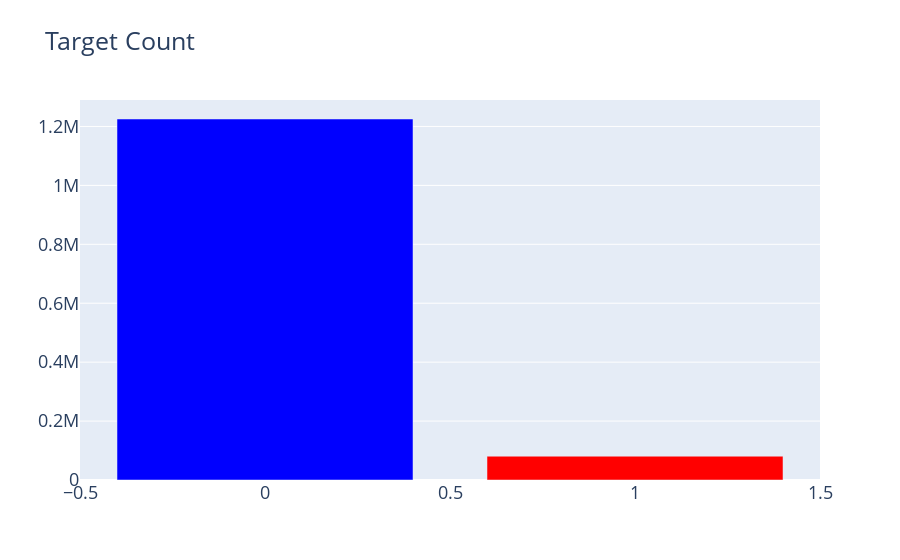
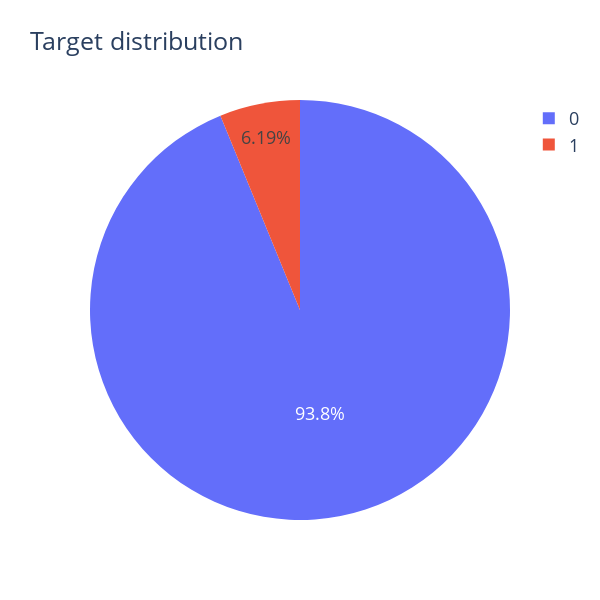

Notebook source saved alongside these figures, in order:
### Code cell
## target count ##
cnt_srs = train_df['target'].value_counts()
trace = go.Bar(
    x=cnt_srs.index,
    y=cnt_srs.values,
    marker=dict(
        color=cnt_srs.values,
        colorscale = 'Picnic',
        reversescale = True
    ),
)

layout = go.Layout(
    title='Target Count',
    font=dict(size=18)
)

data = [trace]
fig = go.Figure(data=data, layout=layout)
py.iplot(fig, filename="TargetCount")

## target distribution ##
labels = (np.array(cnt_srs.index))
sizes = (np.array((cnt_srs / cnt_srs.sum())*100))

trace = go.Pie(labels=labels, values=sizes)
layout = go.Layout(
    title='Target distribution',
    font=dict(size=18),
    width=600,
    height=600,
)
data = [trace]
fig = go.Figure(data=data, layout=layout)
py.iplot(fig, filename="usertype")

### Figure 1 — Plotly figure (JSON) as saved in the notebook; plotly's stock layout.template omitted (floating-point values rounded to 4 significant figures)
{"data": [{"marker": {"color": [1225312, 80810], "colorscale": [[0, "rgb(0,0,255)"], [0.1, "rgb(51,153,255)"], [0.2, "rgb(102,204,255)"], [0.3, "rgb(153,204,255)"], [0.4, "rgb(204,204,255)"], [0.5, "rgb(255,255,255)"], [0.6, "rgb(255,204,255)"], [0.7, "rgb(255,153,255)"], [0.8, "rgb(255,102,204)"], [0.9, "rgb(255,102,102)"], [1, "rgb(255,0,0)"]], "reversescale": true}, "type": "bar", "x": [0, 1], "y": [1225312, 80810]}], "layout": {"font": {"size": 18}, "title": {"text": "Target Count"}}}

### Figure 2 — Plotly figure (JSON) as saved in the notebook; plotly's stock layout.template omitted (floating-point values rounded to 4 significant figures)
{"data": [{"labels": [0, 1], "type": "pie", "values": [93.81, 6.187]}], "layout": {"font": {"size": 18}, "height": 600, "title": {"text": "Target distribution"}, "width": 600}}
